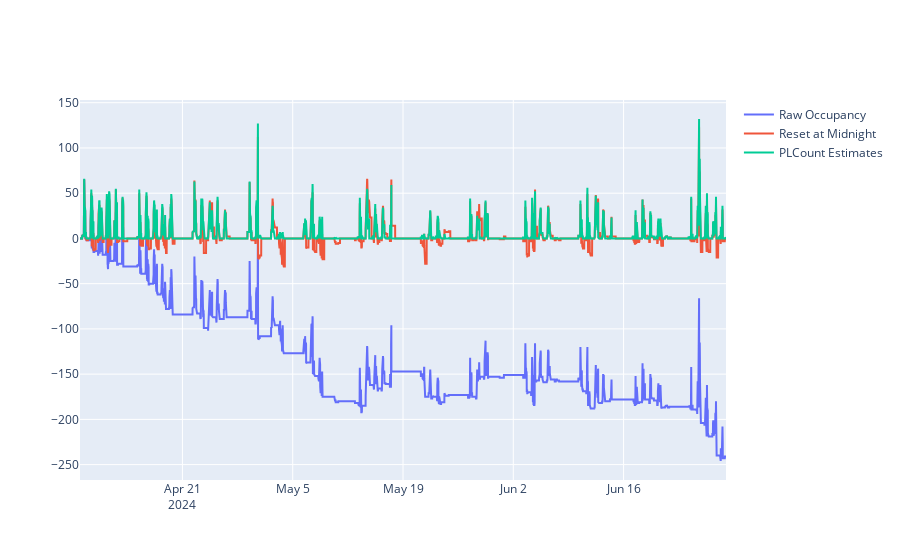

Notebook source saved alongside this figure:
### Markdown cell above
## 2. Plot differences

### Code cell
# raw_data
fig = go.Figure()

fig.add_trace(
    go.Scatter(
        x=occupancy_data_raw["datetime"], 
        y=occupancy_data_raw["CC"],
        mode="lines",
        name="Raw Occupancy"))

fig.add_trace(
    go.Scatter(
        x=occupancy_data_cleaned["datetime"], 
        y=occupancy_data_cleaned["CC"],
        mode="lines",
        name="Reset at Midnight"))

fig.add_trace(
    go.Scatter(
        x=occupancy_data_cleaned["datetime"], 
        y=occupancy_data_cleaned["CC_estimates"],
        mode="lines",
        name="PLCount Estimates"))

fig.show()

### Figure 1 — Plotly figure (JSON) as saved in the notebook; plotly's stock layout.template omitted (floating-point values rounded to 4 significant figures; data arrays with more than 128 entries replaced by an {"elided": "..."} marker saying what was removed)
{"data": [{"mode": "lines", "name": "Raw Occupancy", "type": "scatter", "x": {"elided": "7873 str values"}, "y": {"elided": "7873 int values"}}, {"mode": "lines", "name": "Reset at Midnight", "type": "scatter", "x": {"elided": "7873 str values"}, "y": {"elided": "7873 int values"}}, {"mode": "lines", "name": "PLCount Estimates", "type": "scatter", "x": {"elided": "7873 str values"}, "y": {"elided": "7873 int values"}}], "layout": {}}
